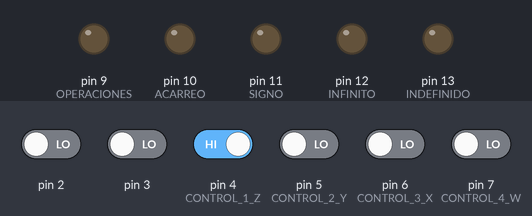
A sketch run on a simulated Arduino Uno, built with avr-gcc and run on an emulated ATmega328P. On the bench: output pins drawn as LEDs (lit = HIGH). Inputs (shaded band) come from the test bench; at power-on: pin 4 (CONTROL_1_Z) HIGH, pin 2, pin 3, pin 5 (CONTROL_2_Y), pin 6 (CONTROL_3_X), pin 7 (CONTROL_4_W) LOW.

Above: at 1.2 s.
1.3 s: pin 2 driven HIGH
At 2.3 s:
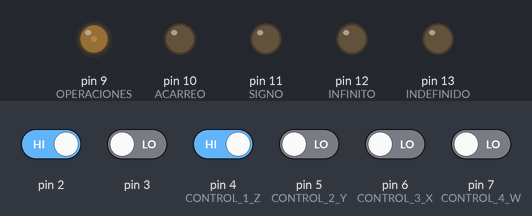
2.8 s: pin 3 driven HIGH
At 3.4 s:
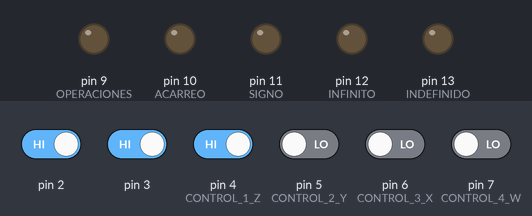
4.3 s: pin 6 (CONTROL_3_X) driven HIGH
At 5.5 s:
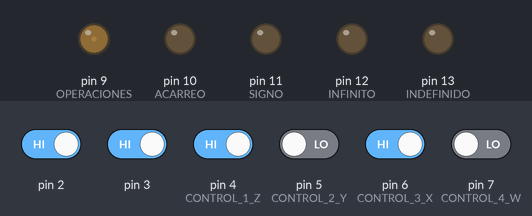
5.8 s: pin 4 (CONTROL_1_Z) driven LOW
At 6.9 s:
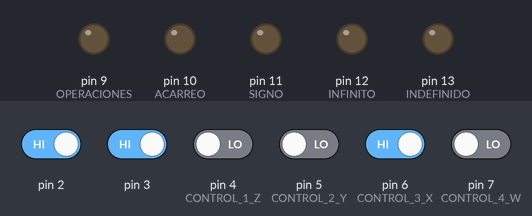
7.3 s: pin 2 driven LOW
At 8.1 s:
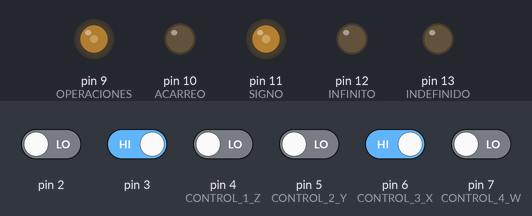
8.8 s: pin 5 (CONTROL_2_Y) driven HIGH
At 9.2 s:
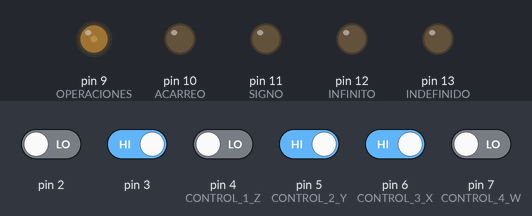
Timing chart, 0 to 11.3 s (numbered marks = the images above; inputs shaded):
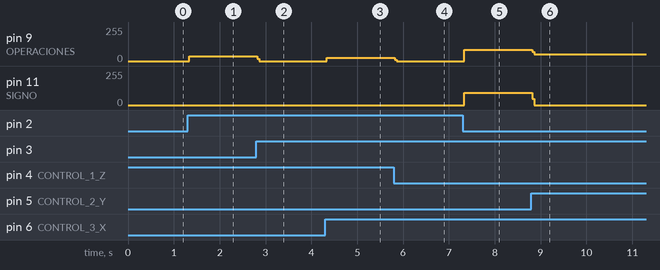

Measured:
- after the input at 1.3 s, pin 9 (OPERACIONES): 0/255 → 36/255 at once
- after the input at 2.8 s, pin 9 (OPERACIONES): 36/255 → 0/255 at once
- after the input at 4.3 s, pin 9 (OPERACIONES): 0/255 → 23/255 at once
- after the input at 5.8 s, pin 9 (OPERACIONES): 23/255 → 0/255 at once
- after the input at 7.3 s, pin 9 (OPERACIONES): 0/255 → 85/255 at once; pin 11 (SIGNO): 0/255 → 92/255 at once
- after the input at 8.8 s, pin 9 (OPERACIONES): 85/255 → 51/255 at once; pin 11 (SIGNO): 92/255 → 0/255 at once

The sketch:

sketch_oct22a.ino
```cpp
int EstadoA=0;
int EstadoB=0;
//ENTRADAS DE CONTROL
int EstadoZ=0;
int EstadoY=0;
int EstadoX=0;
int EstadoW=0;
void setup() {
  // put your setup code here, to run once:
  pinMode (2,INPUT);
  pinMode (3,INPUT);
  pinMode (4,INPUT);//CONTROL 1 Z
  pinMode (5,INPUT);//CONTROL 2 Y
  pinMode (6,INPUT);//CONTROL 3 X
  pinMode (7,INPUT);//CONTROL 4 W
  pinMode (9,OUTPUT);//OPERACIONES / NOT A
  pinMode (10,OUTPUT);//ACARREO / NOT B
  pinMode (11,OUTPUT);//SIGNO
  pinMode (12,OUTPUT);//INFINITO
  pinMode (13,OUTPUT);//INDEFINIDO
}

void loop() {
  // put your main code here, to run repeatedly:
  //Leer las variables físicas
  EstadoA=digitalRead (2);
  EstadoB=digitalRead (3);
  //ESTADOS DE CONTROL
  EstadoZ=digitalRead (4);
  EstadoY=digitalRead (5);
  EstadoX=digitalRead (6);
  EstadoW=digitalRead (7);

  //inicia ALU
    //XOR ^ (Suma)
    if((!EstadoZ&&!EstadoY&&!EstadoX&&EstadoW)&&(EstadoA^EstadoB)){digitalWrite(9,HIGH);}
    //AND && (Acarreos)
    if((!EstadoZ&&!EstadoY&&!EstadoX&&EstadoW)&&(EstadoA&&EstadoB)){digitalWrite(10,HIGH);}

    //XOR ^ (Resta)
    if((!EstadoZ&&!EstadoY&&EstadoX&&!EstadoW)&&(EstadoA^EstadoB)){digitalWrite(9,HIGH);}
    //AND+NOT(A) ! && (Signo)
    if((!EstadoZ&&!EstadoY&&EstadoX&&!EstadoW)&&(!EstadoA&&EstadoB)){digitalWrite(11,HIGH);}

    //AND && (Multiplicación)
    if((!EstadoZ&&!EstadoY&&EstadoX&&EstadoW)&&(EstadoA&&EstadoB)){digitalWrite(9,HIGH);}

    //AND && (División)
    if((!EstadoZ&&EstadoY&&!EstadoX&&!EstadoW)&&(EstadoA&&EstadoB)){digitalWrite(9,HIGH);digitalWrite(12,LOW);digitalWrite(13,LOW);}
    else if ((!EstadoZ&&EstadoY&&!EstadoX&&!EstadoW)&&(!EstadoA&&EstadoB)){digitalWrite(9,LOW);digitalWrite(12,LOW);digitalWrite(13,LOW);}
    //AND+NOT && ! (Infinito)
    if((!EstadoZ&&EstadoY&&!EstadoX&&!EstadoW)&&(EstadoA&&!EstadoB)){digitalWrite(9,LOW);digitalWrite(12,HIGH);digitalWrite(13,LOW);}
    //AND+NOT ! && ! (Indefinido)
    if((!EstadoZ&&EstadoY&&!EstadoX&&!EstadoW)&&(!EstadoA&&!EstadoB)){digitalWrite(9,LOW);digitalWrite(12,LOW);digitalWrite(13,HIGH);}

    //AND &&
    if((!EstadoZ&&EstadoY&&!EstadoX&&EstadoW)&&(EstadoA&&EstadoB)){digitalWrite(9,HIGH);}

    //OR ||
    if((!EstadoZ&&EstadoY&&EstadoX&&!EstadoW)&&(EstadoA||EstadoB)){digitalWrite(9,HIGH);}

    //NOT A !
    if((!EstadoZ&&EstadoY&&EstadoX&&EstadoW)&&!EstadoA){digitalWrite(9,HIGH);}
    else if (EstadoA){digitalWrite(9,LOW);}
    //NOT B !
    if((!EstadoZ&&EstadoY&&EstadoX&&EstadoW)&&!EstadoB){digitalWrite(10,HIGH);}
    else if (EstadoB){digitalWrite(10,LOW);}

    //XOR ^
    if((EstadoZ&&!EstadoY&&!EstadoX&&!EstadoW)&&(EstadoA^EstadoB)){digitalWrite(9,HIGH);}

    //NOR !||!
    if((EstadoZ&&!EstadoY&&!EstadoX&&EstadoW)&&(!EstadoA&&!EstadoB)){digitalWrite(9,HIGH);}
    else if ((EstadoZ&&!EstadoY&&!EstadoX&&EstadoW)&&(EstadoA&&EstadoB)){digitalWrite(9,LOW);}

    //XNOR !^!
    if((EstadoZ&&!EstadoY&&EstadoX&&!EstadoW)&&(!EstadoA&&!EstadoB)){digitalWrite(9,HIGH);}
    else if ((EstadoZ&&!EstadoY&&EstadoX&&!EstadoW)&&(EstadoA&&EstadoB)){digitalWrite(9,HIGH);}

    //NAND &&
    if((EstadoZ&&!EstadoY&&EstadoX&&EstadoW)&&(!EstadoA||!EstadoB)){digitalWrite(9,HIGH);}
    else if ((EstadoZ&&!EstadoY&&EstadoX&&EstadoW)&&(EstadoA||EstadoB)){digitalWrite(9,LOW);}


  //Si no hay OPERACIÓN esta apagado (NOP)
  digitalWrite(9,LOW);digitalWrite(10,LOW);digitalWrite(11,LOW);digitalWrite(12,LOW);digitalWrite(13,LOW);
}
```
